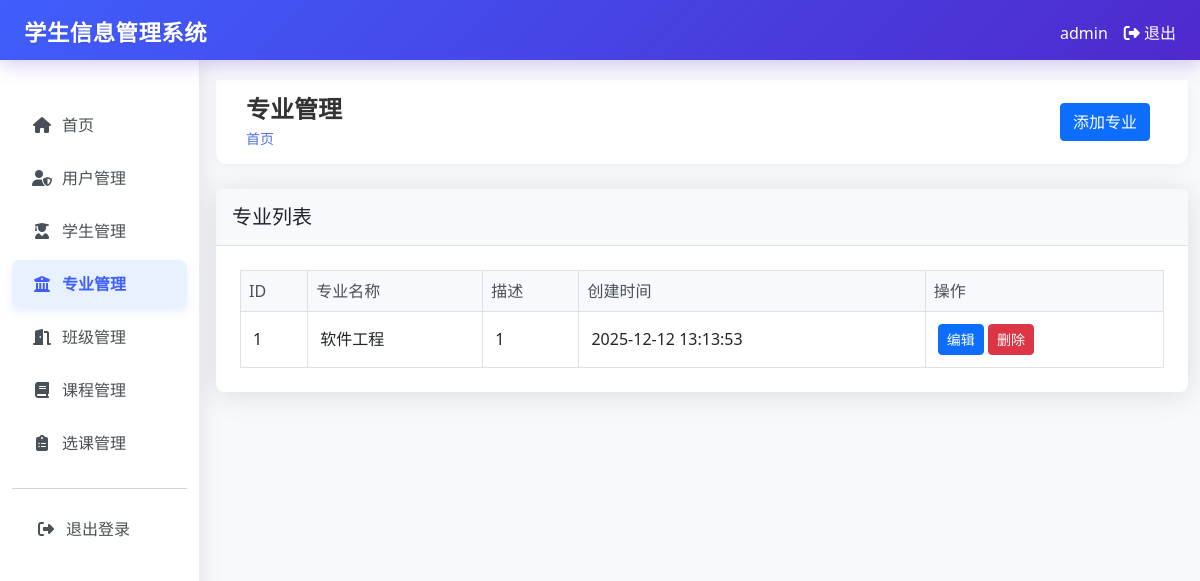
The page /majors (signed in) on the database as committed earlier.
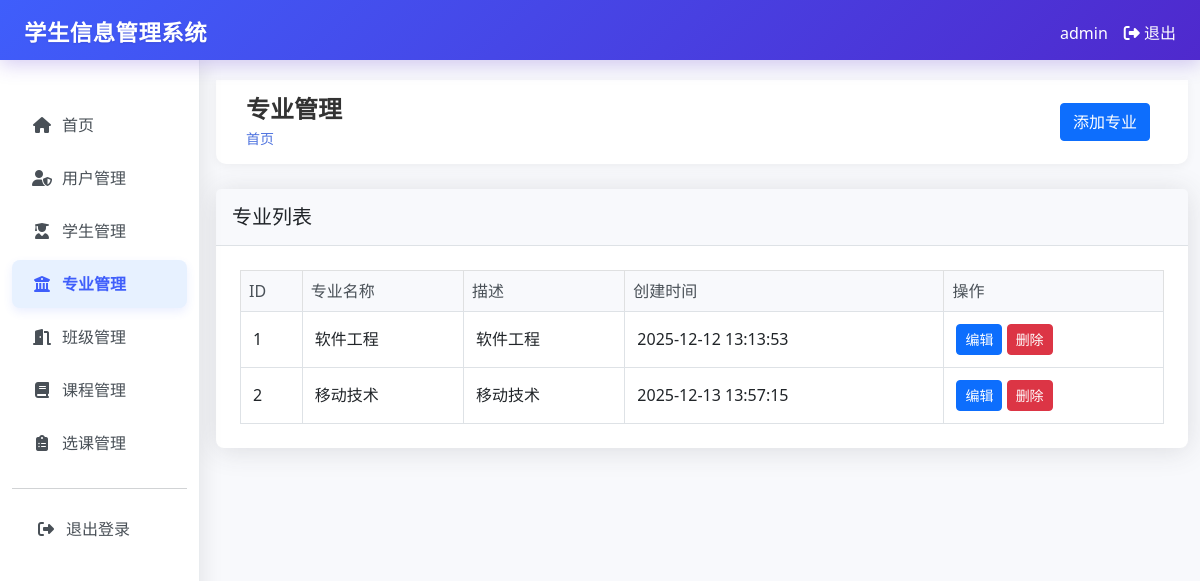
The same page on the database as committed later.
### tables this page shows
CREATE TABLE majors (
        id INTEGER PRIMARY KEY AUTOINCREMENT,
        name TEXT UNIQUE NOT NULL,
        description TEXT,
        created_at TIMESTAMP DEFAULT CURRENT_TIMESTAMP
    );

### app.py (the view)
@app.route("/majors")
@login_required
def majors():
    conn = get_db_connection()
    majors = conn.execute("SELECT * FROM majors ORDER BY id ASC").fetchall()
    conn.close()
    return render_template("majors/index.html", majors=majors)

### app.py (called while the page is built)
def login_required(f):
    @wraps(f)
    def decorated_function(*args, **kwargs):
        if "user_id" not in session:
            return redirect(url_for("login"))
        return f(*args, **kwargs)
    return decorated_function

def get_db_connection():
    conn = sqlite3.connect("student_management.db")
    conn.row_factory = sqlite3.Row
    return conn

### templates/majors/index.html (shortened to what this page needs)
{% extends "base.html" %}
{% block header %}专业管理{% endblock %}
{% block actions %}
{% if session.role == 'admin' %}
<a href="{{ url_for('create_major') }}" class="btn btn-primary">添加专业</a>
{% endif %}
{% endblock %}
{% block content %}
<div class="card">
    <div class="card-header">
        <h5 class="card-title mb-0">专业列表</h5>
    </div>
    <div class="card-body">
        <div class="table-responsive">
            <table class="table table-bordered table-hover">
                <thead class="table-light">
                    <tr>
                        <th>ID</th>
                        <th>专业名称</th>
                        <th>描述</th>
                        <th>创建时间</th>
                        {% if session.role == 'admin' %}
                        <th>操作</th>
                        {% endif %}
                    </tr>
                </thead>
                <tbody>
                    {% for major in majors %}
                    <tr>
                        <td>{{ major.id }}</td>
                        <td>{{ major.name }}</td>
                        <td>{{ major.description or '无描述' }}</td>
                        <td>{{ major.created_at }}</td>
                        {% if session.role == 'admin' %}
                        <td>
                            <a href="{{ url_for('edit_major', major_id=major.id) }}" class="btn btn-sm btn-primary">编辑</a>
                            <form action="{{ url_for('delete_major', major_id=major.id) }}" method="post" style="display: inline;" onsubmit="return confirm('确定要删除此专业吗？');">
                                <button type="submit" class="btn btn-sm btn-danger">删除</button>
                            </form>
                        </td>
                        {% endif %}
                    </tr>
                    {% endfor %}
                </tbody>
            </table>
        </div>
    </div>
</div>
{% endblock %}

Rows that differ between the two databases and show on the page:
changed majors "软件工程": description "1" → "软件工程"
added majors: id "2", name "移动技术", description "移动技术", created_at "2025-12-13 13:57:15"
